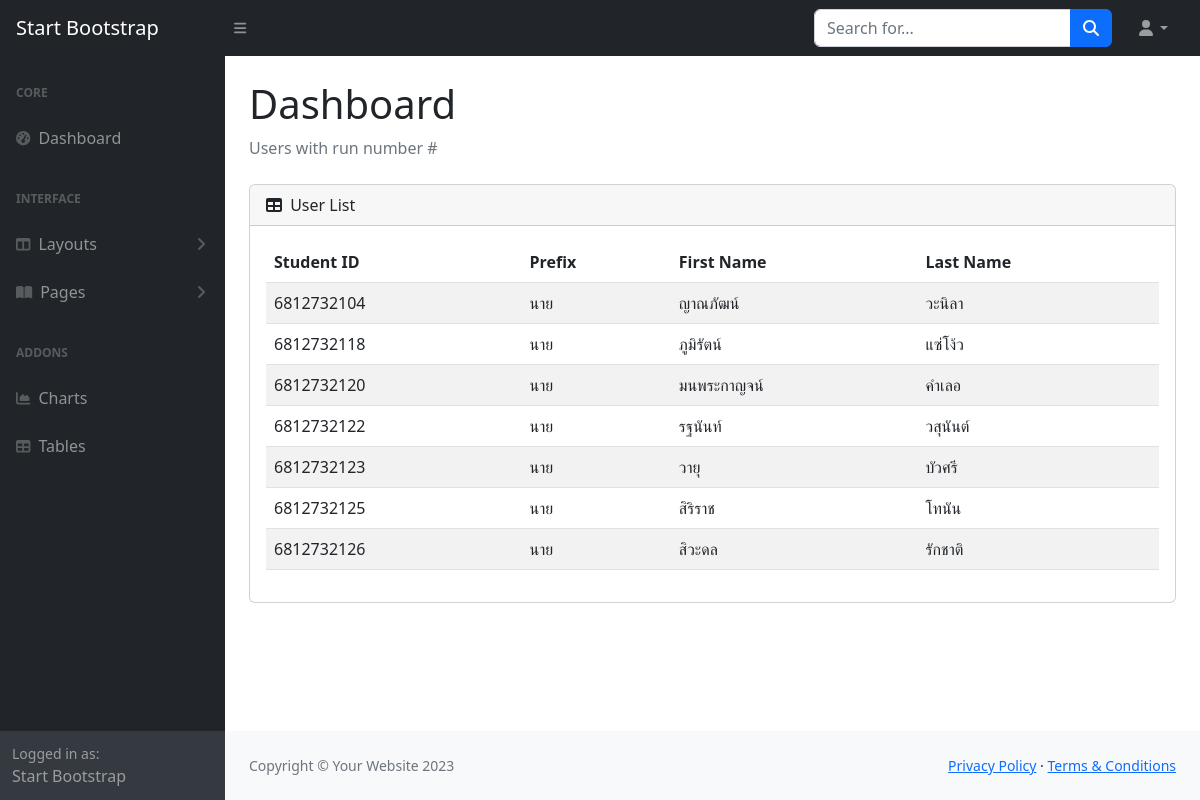
The page / on the database its author committed.
### apple/models.py (models this page shows, shortened)
class User(models.Model):
    id = models.AutoField(primary_key=True)
    runnumber = models.CharField(max_length=50, default="#")
    studentID = models.CharField(max_length=50, blank=True, null=True)
    prefix = models.CharField(max_length=50, blank=True, null=True)
    Firstname = models.CharField(max_length=255, blank=True, null=True)
    Lastname = models.CharField(max_length=255, blank=True, null=True)
    class Meta:
        managed = False
        db_table = "users"
        verbose_name = "User"
        verbose_name_plural = "Users"
        ordering = ("studentID",)

### apple/views.py (the view)
# urls.py: path("", dashboard, name="dashboard"),
def dashboard(request):
    ensure_user_table()
    conn = get_connection()
    try:
        users = conn.execute("""
            SELECT studentID, prefix, Firstname, Lastname
            FROM users
            WHERE runnumber = ?
            ORDER BY studentID
        """, ("#",)).fetchall()
    finally:
        conn.close()
    return render(request, "index.html", {"users": users})

### apple/views.py (called while the page is built, shortened)
def get_connection():
    conn = sqlite3.connect(DB_PATH)
    conn.row_factory = sqlite3.Row
    return conn

def ensure_user_table():
    conn = get_connection()
    try:
        conn.execute("""
            CREATE TABLE IF NOT EXISTS users (
                id INTEGER PRIMARY KEY AUTOINCREMENT,
                runnumber TEXT NOT NULL DEFAULT '#',
                studentID TEXT,
                prefix TEXT,
                Firstname TEXT,
                Lastname TEXT
            )
        """)
        for runnumber, studentid, prefix, firstname, lastname in INITIAL_USERS:
            row = conn.execute(
                "SELECT 1 FROM users WHERE studentID = ?",
                (studentid,),
            ).fetchone()
        conn.commit()
    finally:
        conn.close()

### templates/index.html
{% extends "base.html" %}
{% block content %}
<main>
    <div class="container-fluid px-4">
        <h1 class="mt-4">Dashboard</h1>
        <ol class="breadcrumb mb-4">
            <li class="breadcrumb-item active">Users with run number #</li>
        </ol>
        <div class="card mb-4">
            <div class="card-header">
                <i class="fas fa-table me-1"></i>
                User List
            </div>
            <div class="card-body">
                <table class="table table-striped table-hover">
                    <thead>
                        <tr>
                            <th>Student ID</th>
                            <th>Prefix</th>
                            <th>First Name</th>
                            <th>Last Name</th>
                        </tr>
                    </thead>
                    <tbody>
                        {% if users %}
                            {% for user in users %}
                                <tr>
                                    <td>{{ user.studentID|default_if_none:"" }}</td>
                                    <td>{{ user.prefix|default_if_none:"" }}</td>
                                    <td>{{ user.Firstname|default_if_none:"" }}</td>
                                    <td>{{ user.Lastname|default_if_none:"" }}</td>
                                </tr>
                            {% endfor %}
                        {% else %}
                            <tr>
                                <td colspan="4" class="text-center">No users found</td>
                            </tr>
                        {% endif %}
                    </tbody>
                </table>
            </div>
        </div>
    </div>
</main>
{% endblock content %}

### templates/base.html (shortened to what this page needs)
{% load static %}
<!DOCTYPE html>
<html lang="en">
<head>
    <link href="https://cdn.jsdelivr.net/npm/bootstrap@5.2.3/dist/css/bootstrap.min.css" rel="stylesheet" />
    <link href="https://cdn.jsdelivr.net/npm/simple-datatables@7.1.2/dist/style.min.css" rel="stylesheet" />
    <link href="{% static 'css/styles.css' %}" rel="stylesheet" />
</head>
<body class="sb-nav-fixed">
    <nav class="sb-topnav navbar navbar-expand navbar-dark bg-dark">
        <a class="navbar-brand ps-3" href="index.html">Start Bootstrap</a>
        <button class="btn btn-link btn-sm order-1 order-lg-0 me-4 me-lg-0" id="sidebarToggle" href="#!"><i
                class="fas fa-bars"></i></button>
        <form class="d-none d-md-inline-block form-inline ms-auto me-0 me-md-3 my-2 my-md-0">
            <div class="input-group">
                <input class="form-control" type="text" placeholder="Search for..." aria-label="Search for..."
                    aria-describedby="btnNavbarSearch" />
                <button class="btn btn-primary" id="btnNavbarSearch" type="button"><i
                        class="fas fa-search"></i></button>
            </div>
        </form>
        <ul class="navbar-nav ms-auto ms-md-0 me-3 me-lg-4">
            <li class="nav-item dropdown">
                <a class="nav-link dropdown-toggle" id="navbarDropdown" href="#" role="button" data-bs-toggle="dropdown"
                    aria-expanded="false"><i class="fas fa-user fa-fw"></i></a>
            </li>
        </ul>
    </nav>
    <div id="layoutSidenav">
        <div id="layoutSidenav_nav">
            <nav class="sb-sidenav accordion sb-sidenav-dark" id="sidenavAccordion">
                <div class="sb-sidenav-menu">
                    <div class="nav">
                        <div class="sb-sidenav-menu-heading">Core</div>
                        <a class="nav-link" href="index.html">
                            <div class="sb-nav-link-icon"><i class="fas fa-tachometer-alt"></i></div>
                            Dashboard
                        </a>
                        <div class="sb-sidenav-menu-heading">Interface</div>
                        <a class="nav-link collapsed" href="#" data-bs-toggle="collapse"
                            data-bs-target="#collapseLayouts" aria-expanded="false" aria-controls="collapseLayouts">
                            <div class="sb-nav-link-icon"><i class="fas fa-columns"></i></div>
                            Layouts
                            <div class="sb-sidenav-collapse-arrow"><i class="fas fa-angle-down"></i></div>
                        </a>
                        <a class="nav-link collapsed" href="#" data-bs-toggle="collapse" data-bs-target="#collapsePages"
                            aria-expanded="false" aria-controls="collapsePages">
                            <div class="sb-nav-link-icon"><i class="fas fa-book-open"></i></div>
                            Pages
                            <div class="sb-sidenav-collapse-arrow"><i class="fas fa-angle-down"></i></div>
                        </a>
                        <div class="sb-sidenav-menu-heading">Addons</div>
                        <a class="nav-link" href="charts.html">
                            <div class="sb-nav-link-icon"><i class="fas fa-chart-area"></i></div>
                            Charts
                        </a>
                        <a class="nav-link" href="tables.html">
                            <div class="sb-nav-link-icon"><i class="fas fa-table"></i></div>
                            Tables
                        </a>
                    </div>
                </div>
                <div class="sb-sidenav-footer">
                    <div class="small">Logged in as:</div>
                    Start Bootstrap
                </div>
            </nav>
        </div>
        <div id="layoutSidenav_content">
            {% block content %}{% endblock content %}
            <footer class="py-4 bg-light mt-auto">
                <div class="container-fluid px-4">
                    <div class="d-flex align-items-center justify-content-between small">
                        <div class="text-muted">Copyright &copy; Your Website 2023</div>
                        <div>
                            <a href="#">Privacy Policy</a>
                            &middot;
                            <a href="#">Terms &amp; Conditions</a>
                        </div>
                    </div>
                </div>
            </footer>
        </div>
    </div>
</body>
</html>

### rows shown on the page
User: studentID "6812732104", prefix "นาย", Firstname "ญาณภัฒน์", Lastname "วะนิลา"
User: studentID "6812732118", prefix "นาย", Firstname "ภูมิรัตน์", Lastname "แซ่โง้ว"
User: studentID "6812732120", prefix "นาย", Firstname "มนพระกาญจน์", Lastname "คําเลอ"
User: studentID "6812732122", prefix "นาย", Firstname "รฐนันท์", Lastname "วสุนันต์"
User: studentID "6812732123", prefix "นาย", Firstname "วายุ", Lastname "บัวศรี"
User: studentID "6812732125", prefix "นาย", Firstname "สิริราช", Lastname "โทนัน"
User: studentID "6812732126", prefix "นาย", Firstname "สิวะดล", Lastname "รักชาติ"
